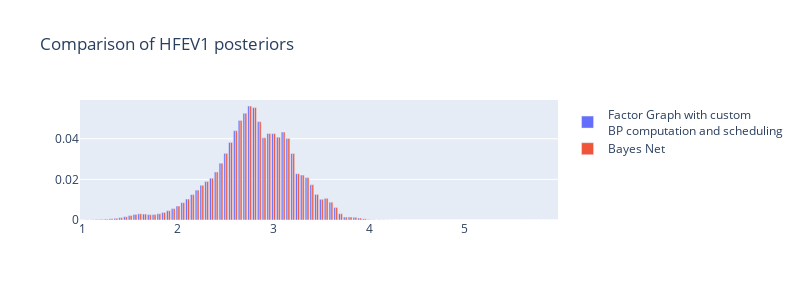
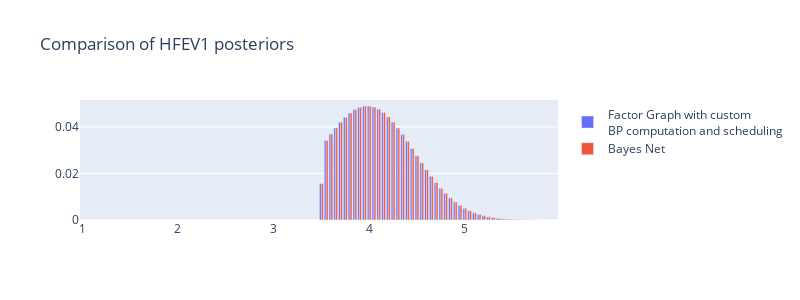
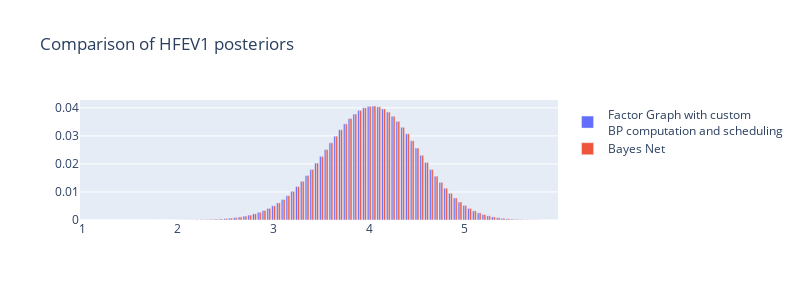

Write notebook code for charts like these, in order.
### Code cell
compare_inf_results(inf_alg1, inf_alg, HFEV1, [[ecFEV1, 1], [O2Sat, 100]])
compare_inf_results(inf_alg1, inf_alg, HFEV1, [[ecFEV1, 3.5]])
compare_inf_results(inf_alg1, inf_alg, HFEV1, [])
